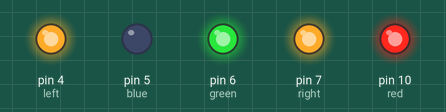
A sketch run on a simulated Arduino Uno, built with avr-gcc and run on an emulated ATmega328P. Parts: output pins drawn as LEDs (lit = HIGH).

Above: at 0.5 s.
At 1.5 s:
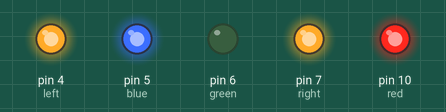
At 2.5 s:
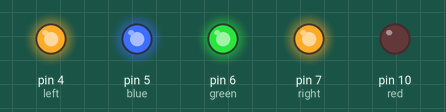
At 3.5 s:
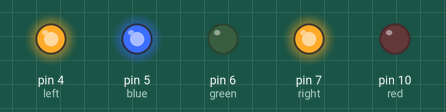
At 4.5 s:
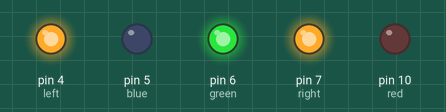
At 5.5 s:
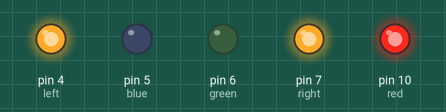
Timing chart, 0 to 7.8 s (numbered marks = the images above):
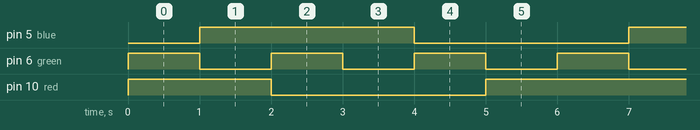

The sketch:

TiLDA.ino
```cpp
#include <SPI.h>
#include <RF24.h>
#include "nRF24L01.h"


int red = 10;
int green = 6;
int blue = 5;
int left=4;
int right = 7;
unsigned int rate = 1000;

RF24 radio(9,10);

int R[3] = {255, 255, 0};
int G[3] = {255, 0, 255};
int B[3] = {0, 255, 255};
int C[3] = {0, 0, 255};
int M[3] = {0, 255, 0};
int Y[3] = {255, 0, 0};


// the setup routine runs once when you press reset:
void setup() {
  // initialize the digital pin as an output.
  pinMode(red, OUTPUT);
  pinMode(green, OUTPUT);
  pinMode(blue, OUTPUT);
  pinMode(right, OUTPUT);
  digitalWrite(right, HIGH);
  pinMode(left, OUTPUT);
  digitalWrite(left, HIGH);
}

// the loop routine runs over and over again forever:
void loop() {
  int *colour = 0;
  byte n=0;
  for (n=0; n<6; n++) {
    switch (n) {
      case 0:
        colour = R;
        break;
      case 1:
        colour = G;
        break;
      case 2:
        colour = B;
        break;
      case 3:
        colour = C;
        break;
      case 4:
        colour = M;
        break;
      case 5:
        colour = Y;
        break;
    }
    analogWrite(red, colour[0]);
    analogWrite(green, colour[1]);
    analogWrite(blue, colour[2]);
    delay(rate);
  }

}
```

Measured:
- by itself, pin 5 (blue): alternates HIGH for 3.0 s and LOW for 3.0 s
- by itself, pin 6 (green): alternates HIGH for 1.0 s and LOW for 1.0 s
- by itself, pin 10 (red): repeats every 6.0 s: LOW 3.0 s, HIGH 3.0 s
